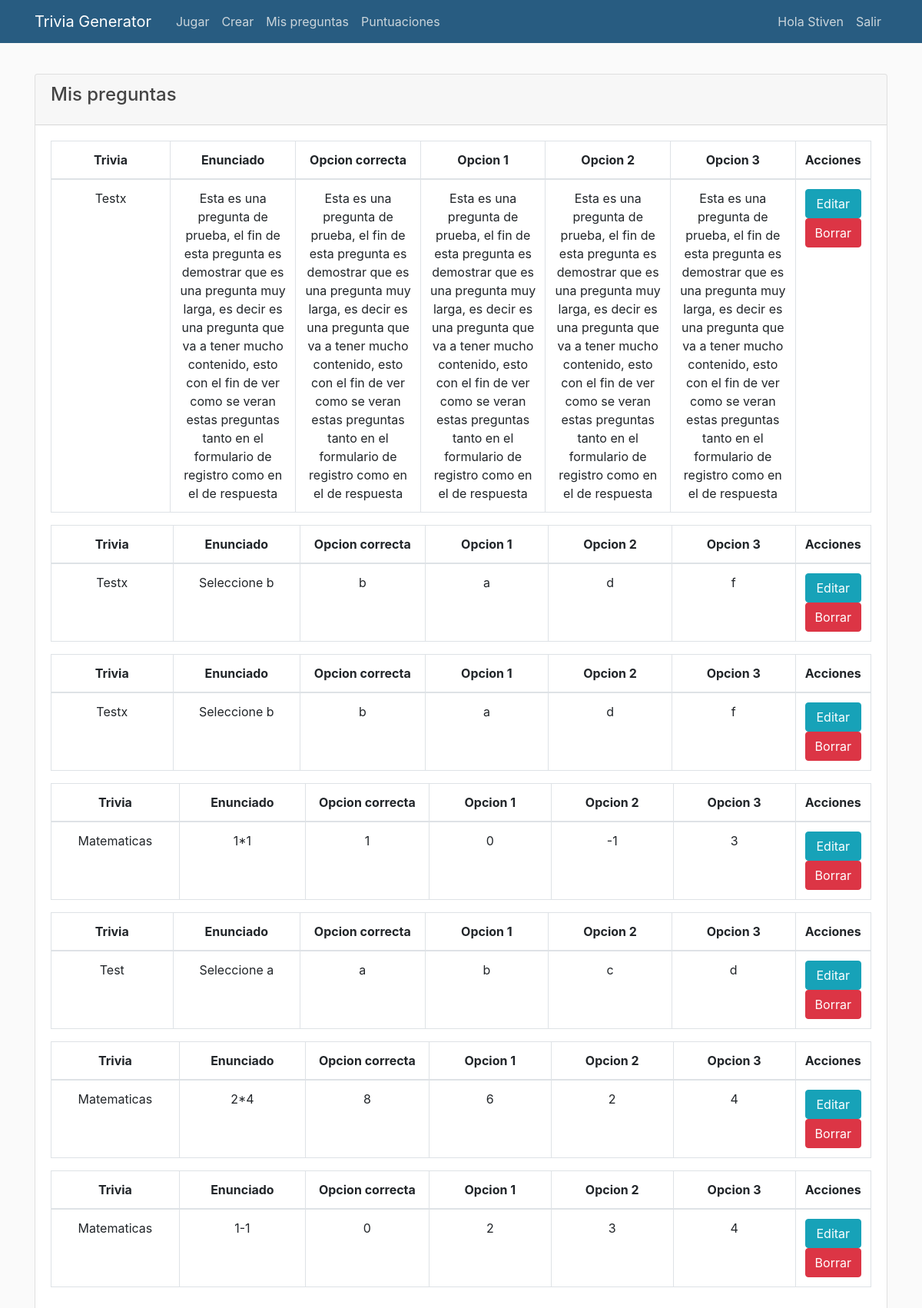
The page /preguntas (signed in) on the database as committed earlier.
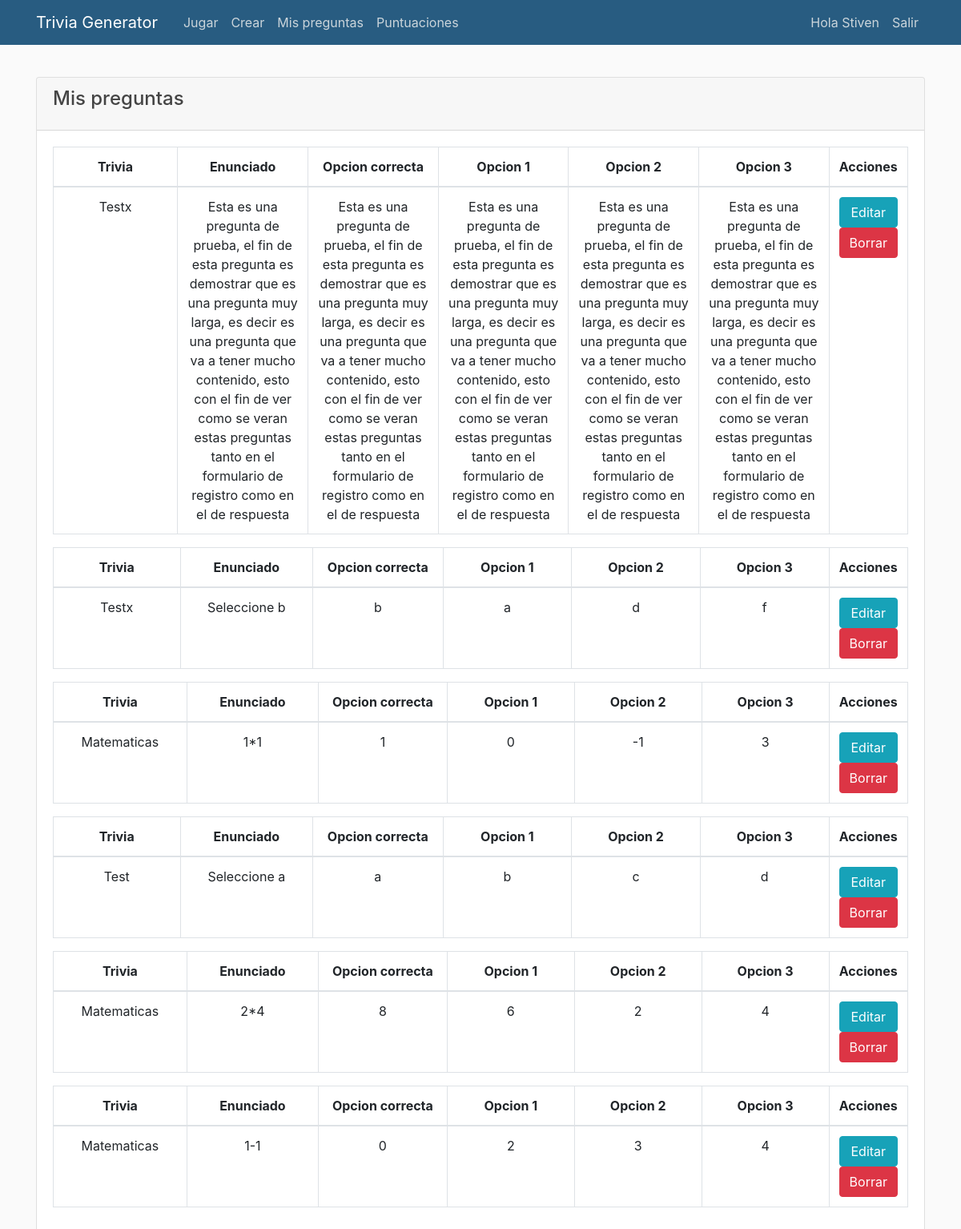
The same page on the database as committed later.
### TGApp/models.py (models this page shows, shortened)
class Pregunta(models.Model):
    autor = models.ForeignKey(User, on_delete=models.CASCADE, null=True)
    trivia = models.ForeignKey(Trivia, on_delete=models.CASCADE, null=True)
    id = models.AutoField(primary_key=True)
    pregunta = models.TextField(verbose_name='Enunciado de la pregunta', null=True)
    opcionCorrecta = models.CharField(max_length=350, verbose_name='Opcion correcta de la pregunta', null=True)
    opcion2 = models.CharField(max_length=350, verbose_name='Opcion falsa de la pregunta', null=True)
    opcion3 = models.CharField(max_length=350, verbose_name='Opcion falsa de la pregunta', null=True)
    opcion4 = models.CharField(max_length=350, verbose_name='Opcion falsa de la pregunta', null=True)
    respuesta = models.CharField(max_length=350, verbose_name='respuesta', null=True)
    puntaje = models.DecimalField(verbose_name='Puntaje obtenido', default=0, decimal_places=2, max_digits=10)

class Trivia(models.Model):
    autor = models.ForeignKey(User, on_delete=models.CASCADE, null=True)
    id = models.AutoField(primary_key=True)
    nombre = models.CharField(max_length=100)
    Tipo = models.CharField(max_length=100)
    def __str__(self):
        return self.Tipo

### TGApp/views.py (the view)
# urls.py: path('preguntas', views.preguntas, name='preguntas'),
@login_required
def preguntas(request):
    preguntas = Pregunta.objects.filter(autor=request.user).order_by('-id')
    contador = preguntas.count()
    print(contador)
    context = {
        'preguntas': preguntas,
        'contar_user':contador
    }
    return render(request, "TGApp/preguntas.html", context)

### TGApp/templates/TGApp/preguntas.html (shortened to what this page needs)
{% extends "TGApp/base.html" %}
{% block contenido %}
{% if contar_user == 0 %}
<div class="mt-2 card mb-2">
    <div class="card-header">
        <h4 class="card-title">Mis preguntas</h4>
    </div>
    <div class="card-body">
        <div class="container">
            <h3>Registra tus preguntas para que aparezcan aqui.</h3>
            <a name="" id="" class="btn btn-primary mt-2" href="{% url 'crear' %}" role="button">Crear</a>
        </div>
    </div>
    </div>
{% else %}
<div class="mt-2 card mb-2">
    <div class="card-header">
        <h4 class="card-title">Mis preguntas</h4>
    </div>
    <div class="card-body">
        {% for Pregunta in preguntas %}
            {% if Pregunta.autor == user %}
                <div class="table-responsive">
                    <table class="table table-bordered">
                        <thead>
                            <tr class="text-center">
                                <th >Trivia</th>
                                <th class="col-sm-2 row-2">Enunciado</th>
                                <th class="col-sm-2 row-3">Opcion correcta</th>
                                <th class="col-sm-2 row-3">Opcion 1</th>
                                <th class="col-sm-2 row-3">Opcion 2</th>
                                <th class="col-sm-2 row-3">Opcion 3</th>
                                <th class="col-sm-2 row-3">Acciones</th>
                            </tr>
                        </thead>
                        <tbody>
                            <tr class="text-center">
                                <td class="col-sm-2">{{ Pregunta.trivia }}</td>
                                <td class="col-sm-2">{{ Pregunta.pregunta }}</td>
                                <td class="col-sm-2">{{ Pregunta.opcionCorrecta }}</td>
                                <td class="col-sm-2">{{ Pregunta.opcion2 }}</td>
                                <td class="col-sm-2">{{ Pregunta.opcion3 }}</td>
                                <td class="col-sm-2">{{ Pregunta.opcion4 }}</td>
                                <td> <a name="" id="" class="btn btn-info col-sm" href="{% url 'EditarPregunta' Pregunta.id %}" role="button">Editar</a> <a name="" id="" class="btn btn-danger col-sm" href="{% url 'EliminarPregunta' Pregunta.id %}" role="button">Borrar</a></td>
                            </tr>
                        </tbody>
                    </table>
                </div>
            {% endif %}
        {% endfor %}
    </div>
</div>
{% endif %}
{% endblock %}

Rows that differ between the two databases and show on the page:
removed Pregunta: trivia "Testx", pregunta "Seleccione b", opcionCorrecta "b", opcion2 "a", opcion3 "d", opcion4 "f"
